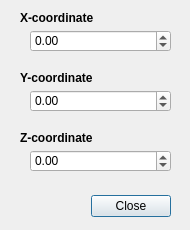
<?xml version="1.0" encoding="UTF-8"?>
<ui version="4.0">
 <class>CameraControls</class>
 <widget class="QDialog" name="CameraControls">
  <property name="geometry">
   <rect>
    <x>0</x>
    <y>0</y>
    <width>190</width>
    <height>230</height>
   </rect>
  </property>
  <property name="sizePolicy">
   <sizepolicy hsizetype="Fixed" vsizetype="Fixed">
    <horstretch>0</horstretch>
    <verstretch>0</verstretch>
   </sizepolicy>
  </property>
  <property name="minimumSize">
   <size>
    <width>190</width>
    <height>230</height>
   </size>
  </property>
  <property name="maximumSize">
   <size>
    <width>190</width>
    <height>230</height>
   </size>
  </property>
  <property name="windowTitle">
   <string>Camera Controls</string>
  </property>
  <widget class="QDialogButtonBox" name="buttonBox">
   <property name="geometry">
    <rect>
     <x>10</x>
     <y>190</y>
     <width>161</width>
     <height>32</height>
    </rect>
   </property>
   <property name="orientation">
    <enum>Qt::Horizontal</enum>
   </property>
   <property name="standardButtons">
    <set>QDialogButtonBox::Close</set>
   </property>
  </widget>
  <widget class="QLabel" name="xLabel">
   <property name="geometry">
    <rect>
     <x>20</x>
     <y>10</y>
     <width>101</width>
     <height>16</height>
    </rect>
   </property>
   <property name="font">
    <font>
     <weight>75</weight>
     <bold>true</bold>
    </font>
   </property>
   <property name="text">
    <string>X-coordinate</string>
   </property>
  </widget>
  <widget class="QLabel" name="yLabel">
   <property name="geometry">
    <rect>
     <x>20</x>
     <y>70</y>
     <width>101</width>
     <height>16</height>
    </rect>
   </property>
   <property name="font">
    <font>
     <weight>75</weight>
     <bold>true</bold>
    </font>
   </property>
   <property name="text">
    <string>Y-coordinate</string>
   </property>
  </widget>
  <widget class="QLabel" name="zLabel">
   <property name="geometry">
    <rect>
     <x>20</x>
     <y>130</y>
     <width>131</width>
     <height>16</height>
    </rect>
   </property>
   <property name="font">
    <font>
     <weight>75</weight>
     <bold>true</bold>
    </font>
   </property>
   <property name="text">
    <string>Z-coordinate</string>
   </property>
  </widget>
  <widget class="QDoubleSpinBox" name="xBox">
   <property name="geometry">
    <rect>
     <x>30</x>
     <y>30</y>
     <width>141</width>
     <height>22</height>
    </rect>
   </property>
   <property name="minimum">
    <double>-99.989999999999995</double>
   </property>
  </widget>
  <widget class="QDoubleSpinBox" name="yBox">
   <property name="geometry">
    <rect>
     <x>30</x>
     <y>90</y>
     <width>141</width>
     <height>22</height>
    </rect>
   </property>
   <property name="minimum">
    <double>-99.989999999999995</double>
   </property>
  </widget>
  <widget class="QDoubleSpinBox" name="zBox">
   <property name="geometry">
    <rect>
     <x>30</x>
     <y>150</y>
     <width>141</width>
     <height>22</height>
    </rect>
   </property>
   <property name="minimum">
    <double>-99.989999999999995</double>
   </property>
  </widget>
 </widget>
 <resources/>
 <connections>
  <connection>
   <sender>buttonBox</sender>
   <signal>accepted()</signal>
   <receiver>CameraControls</receiver>
   <slot>accept()</slot>
   <hints>
    <hint type="sourcelabel">
     <x>248</x>
     <y>254</y>
    </hint>
    <hint type="destinationlabel">
     <x>157</x>
     <y>274</y>
    </hint>
   </hints>
  </connection>
  <connection>
   <sender>buttonBox</sender>
   <signal>rejected()</signal>
   <receiver>CameraControls</receiver>
   <slot>reject()</slot>
   <hints>
    <hint type="sourcelabel">
     <x>316</x>
     <y>260</y>
    </hint>
    <hint type="destinationlabel">
     <x>286</x>
     <y>274</y>
    </hint>
   </hints>
  </connection>
 </connections>
</ui>
